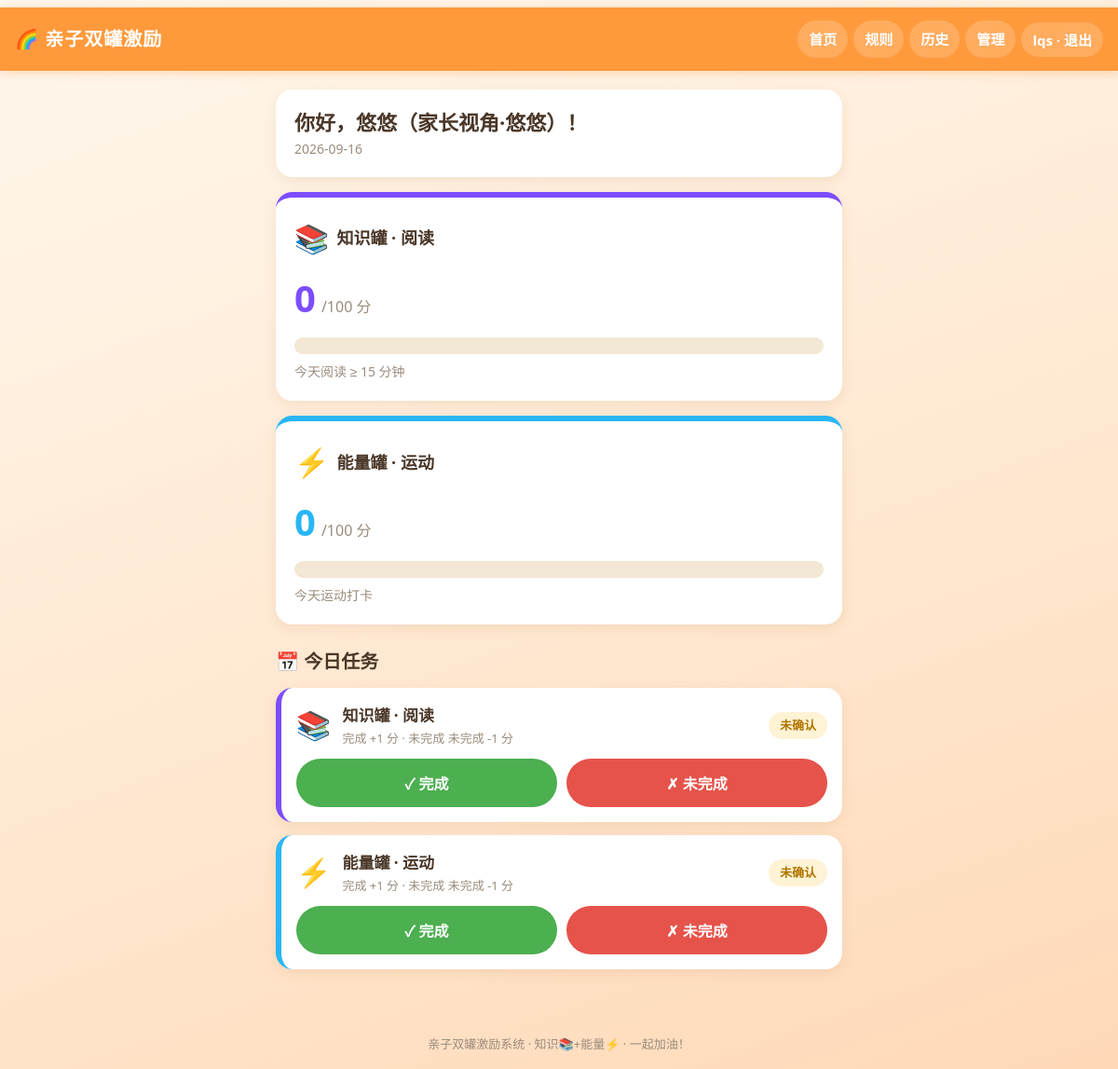
The page / (signed in) on the database its author committed.
### tables this page shows
CREATE TABLE users (
  id            INTEGER PRIMARY KEY AUTOINCREMENT,
  username      TEXT NOT NULL UNIQUE,
  password_hash TEXT NOT NULL,
  role          TEXT NOT NULL CHECK(role IN ('parent','child')),
  created_at    TEXT NOT NULL DEFAULT (datetime('now','localtime'))
);

CREATE TABLE jars (
  id           INTEGER PRIMARY KEY AUTOINCREMENT,
  user_id      INTEGER NOT NULL REFERENCES users(id),
  jar_type     TEXT NOT NULL CHECK(jar_type IN ('knowledge','energy')),
  balance      INTEGER NOT NULL DEFAULT 0,
  max_balance  INTEGER NOT NULL DEFAULT 100,
  updated_at   TEXT NOT NULL DEFAULT (datetime('now','localtime')),
  UNIQUE(user_id, jar_type)
);

### app.py (the view)
    @app.route("/")
    def index():
        conn = get_db()
        role = session.get("role")
        if role == "parent":
            child_row = conn.execute(
                "SELECT * FROM users WHERE role='child' ORDER BY id LIMIT 1"
            ).fetchone()
            target = child_row
        elif role == "child":
            target = _load_user(session["user_id"])
        else:
            target = conn.execute(
                "SELECT * FROM users WHERE role='child' ORDER BY id LIMIT 1"
            ).fetchone()
        content = build_home(target)
        return render_template("index.html", **content)

### app.py (called while the page is built)
def today_str() -> str:
    return datetime.now().strftime("%Y-%m-%d")

def get_jar(uid: int, jar_type: str):
    row = get_db().execute(
        "SELECT * FROM jars WHERE user_id=? AND jar_type=?", (uid, jar_type)
    ).fetchone()
    if row is None:
        return {"user_id": uid, "jar_type": jar_type, "balance": 0,
                "max_balance": MAX_BALANCE}
    return row

def build_home(target):
    conn = get_db()
    if target is None:
        return {"target": None, "jars": None, "tasks": None,
                "today": today_str(), "status_names": STATUS_NAMES,
                "task_meta": TASK_META, "max_balance": MAX_BALANCE,
                "is_parent": session.get("role") == "parent"}
    date = today_str()
    jars = {jt: get_jar(target["id"], jt) for jt in JAR_TYPES}
    tasks = {}
    for jt in JAR_TYPES:
        t = conn.execute(
            "SELECT * FROM daily_tasks WHERE user_id=? AND task_date=? AND task_type=?",
            (target["id"], date, jt),
        ).fetchone()
        tasks[jt] = t
    return {
        "target": target, "jars": jars, "tasks": tasks, "today": date,
        "status_names": STATUS_NAMES, "task_meta": TASK_META,
        "max_balance": MAX_BALANCE,
        "is_parent": session.get("role") == "parent",
    }

### database.py (called while the page is built)
def connect_db(db_path=None):
    if db_path is None:
        db_path = current_app.config["DATABASE"]
    conn = sqlite3.connect(db_path)
    conn.row_factory = sqlite3.Row
    conn.execute("PRAGMA foreign_keys = ON")
    return conn

def get_db():
    if "db" not in g:
        g.db = connect_db()
    return g.db

### templates/index.html (shortened to what this page needs)
{% extends "base.html" %}
{% block content %}
{% if target is none %}
  <div class="empty-state">
    <div class="empty-emoji">🏆</div>
    <h2>还没有孩子账号</h2>
    <p>请家长先到「管理」页面创建一个孩子账号，然后让孩子登录开始攒分吧！</p>
    <a class="btn btn-primary" href="{{ url_for('parent') }}">去创建孩子账号</a>
  </div>
{% else %}
  <section class="hello-card">
    <h1>你好，{{ target['username'] }}{% if is_parent %}（家长视角·{{ target['username'] }}）{% endif %}！</h1>
    <p class="date-line">{{ today }}</p>
  </section>
  <section class="jar-cards">
    {% for jt in task_meta %}
    {% set jar = jars.get(jt) %}
    <div class="jar-card jar-{{ jt }}">
      <div class="jar-head">
        <span class="jar-emoji">{{ task_meta[jt]['emoji'] }}</span>
        <span class="jar-name">{{ task_meta[jt]['name'] }}</span>
      </div>
      <div class="jar-num">
        <strong>{{ jar['balance'] }}</strong><span class="jar-max">/{{ max_balance }} 分</span>
      </div>
      <div class="jar-bar"><div class="jar-bar-inner" style="width: {{ jar['balance'] * 100 // max_balance }}%"></div></div>
      <p class="jar-desc">{{ task_meta[jt]['desc'] }}</p>
    </div>
    {% endfor %}
  </section>
  <section class="today-tasks">
    <h2>📅 今日任务</h2>
    {% for jt in task_meta %}
    {% set t = tasks.get(jt) %}
    <div class="task-card task-{{ jt }}">
      <div class="task-line">
        <span class="task-emoji">{{ task_meta[jt]['emoji'] }}</span>
        <div class="task-info">
          <div class="task-title">{{ task_meta[jt]['name'] }}</div>
          <div class="task-reward">{{ task_meta[jt]['reward_desc'] }} · 未完成 {{ task_meta[jt]['penalty_desc'] }}</div>
        </div>
        {% if t %}
          <span class="status-badge status-{{ t['status'] }}">{{ status_names[t['status']] }}</span>
        {% else %}
          <span class="status-badge status-pending">未确认</span>
        {% endif %}
      </div>
      {% if is_parent %}
        {% if t and t['status'] != 'pending' %}
        <p class="task-note">已由家长确认，可在「管理」页修改当天结果。</p>
        {% else %}
        <div class="task-actions">
          <form method="post" action="{{ url_for('task_confirm') }}">
            <button type="submit" class="btn btn-ok">✓ 完成</button>
          </form>
          <form method="post" action="{{ url_for('task_confirm') }}">
            <button type="submit" class="btn btn-fail">✗ 未完成</button>
          </form>
        </div>
        {% endif %}
      {% else %}
        {% if t and t['status'] == 'pending' %}
        <p class="task-note">等爸爸妈妈确认今天的任务结果吧～</p>
        {% endif %}
      {% endif %}
    </div>
    {% endfor %}
  </section>
{% endif %}
{% endblock %}

### static/style.css (style rules this page uses)
:root { --bg: #fff7ec; --card: #ffffff; --primary: #ff9a3c; --primary-dark: #f07800; --ok: #4caf50; --fail: #e5534b; --text: #4a3728; --muted: #9b8c7c; --radius: 18px; }
* { box-sizing: border-box; margin: 0; padding: 0; }
html, body { max-width: 100%; overflow-x: hidden; }
body { font-family: "PingFang SC", "Hiragino Sans GB", "Microsoft YaHei", system-ui, sans-serif; background: linear-gradient(160deg, #fff7ec 0%, #ffe7cf 60%, #ffd9b8 100%); color: var(--text); font-size: 16px; line-height: 1.6; min-height: 100vh; display: flex; flex-direction: column; }
.btn { display: inline-block; border: none; border-radius: 999px; padding: 14px 22px; min-height: 48px; font-size: 16px; font-weight: 700; cursor: pointer; text-decoration: none; text-align: center; color: #fff; background: var(--primary); font-family: inherit; }
.btn-ok { background: var(--ok); }
.btn-fail { background: var(--fail); }
.hello-card { background: var(--card); border-radius: var(--radius); padding: 18px 20px; margin-bottom: 16px; box-shadow: 0 4px 14px rgba(150, 90, 20, 0.10); }
.hello-card h1 { font-size: 22px; }
.date-line { color: var(--muted); font-size: 14px; }
.jar-cards { display: flex; flex-direction: column; gap: 16px; margin-bottom: 24px; }
.jar-card { background: var(--card); border-radius: var(--radius); padding: 20px; box-shadow: 0 4px 14px rgba(150, 90, 20, 0.10); border-top: 6px solid var(--jar-color, var(--primary)); }
.jar-knowledge { --jar-color: #7c4dff; }
.jar-energy { --jar-color: #29b6f6; }
.jar-head { display: flex; align-items: center; gap: 8px; }
.jar-emoji { font-size: 30px; }
.jar-name { font-size: 18px; font-weight: 800; }
.jar-num { margin: 8px 0 10px; }
.jar-num strong { font-size: 40px; color: var(--jar-color, var(--primary)); }
.jar-max { color: var(--muted); font-size: 16px; margin-left: 6px; }
.jar-bar { height: 18px; background: #f3e7d5; border-radius: 999px; overflow: hidden; }
.jar-desc { color: var(--muted); font-size: 14px; margin-top: 8px; }
.today-tasks h2 { font-size: 20px; margin-bottom: 12px; }
.task-card { background: var(--card); border-radius: var(--radius); padding: 16px; margin-bottom: 14px; box-shadow: 0 4px 14px rgba(150, 90, 20, 0.10); border-left: 6px solid var(--jar-color, var(--primary)); }
.task-knowledge { --jar-color: #7c4dff; }
.task-energy { --jar-color: #29b6f6; }
.task-line { display: flex; align-items: center; gap: 12px; flex-wrap: wrap; }
.task-emoji { font-size: 30px; }
.task-info { flex: 1; min-width: 0; }
.task-title { font-weight: 800; font-size: 17px; }
.task-reward { color: var(--muted); font-size: 13px; }
.status-badge { display: inline-block; padding: 4px 12px; border-radius: 999px; font-size: 13px; font-weight: 700; white-space: nowrap; }
.status-pending { background: #fff3d6; color: #b07600; }
.task-actions { display: flex; gap: 10px; margin-top: 12px; }
.task-actions form { flex: 1; }
.task-actions .btn { width: 100%; }
@media (min-width: 768px) { body { padding-top: 8px; } }

### rows shown on the page
users: username "悠悠"
jars: balance "0"
jars: balance "0"

### other values the page prints
{{ session.get('username', '') }} "lqs"
{{ today }} "2026-09-16"
{{ task_meta[jt]['emoji'] }} "📚" "⚡"
{{ task_meta[jt]['name'] }} "知识罐 · 阅读" "能量罐 · 运动"
{{ max_balance }} "100" "100"
{{ task_meta[jt]['desc'] }} "今天阅读 ≥ 15 分钟" "今天运动打卡"
{{ task_meta[jt]['reward_desc'] }} "完成 +1 分" "完成 +1 分"
{{ task_meta[jt]['penalty_desc'] }} "未完成 -1 分" "未完成 -1 分"
